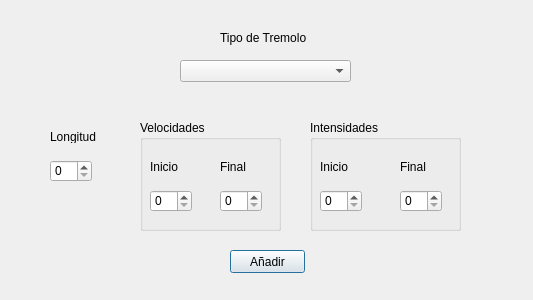
<?xml version="1.0" encoding="UTF-8"?>
<ui version="4.0">
 <class>TremoloDialog</class>
 <widget class="QDialog" name="TremoloDialog">
  <property name="geometry">
   <rect>
    <x>0</x>
    <y>0</y>
    <width>533</width>
    <height>300</height>
   </rect>
  </property>
  <property name="windowTitle">
   <string>TremoloDialog</string>
  </property>
  <widget class="QComboBox" name="comboBox">
   <property name="geometry">
    <rect>
     <x>180</x>
     <y>60</y>
     <width>171</width>
     <height>22</height>
    </rect>
   </property>
  </widget>
  <widget class="QLabel" name="label">
   <property name="geometry">
    <rect>
     <x>220</x>
     <y>30</y>
     <width>131</width>
     <height>16</height>
    </rect>
   </property>
   <property name="text">
    <string>Tipo de Tremolo</string>
   </property>
  </widget>
  <widget class="QPushButton" name="pushButton">
   <property name="geometry">
    <rect>
     <x>230</x>
     <y>250</y>
     <width>75</width>
     <height>23</height>
    </rect>
   </property>
   <property name="text">
    <string>Añadir</string>
   </property>
  </widget>
  <widget class="QSpinBox" name="spinBox">
   <property name="geometry">
    <rect>
     <x>50</x>
     <y>160</y>
     <width>42</width>
     <height>22</height>
    </rect>
   </property>
  </widget>
  <widget class="QGroupBox" name="groupBox">
   <property name="geometry">
    <rect>
     <x>140</x>
     <y>120</y>
     <width>141</width>
     <height>111</height>
    </rect>
   </property>
   <property name="title">
    <string>Velocidades</string>
   </property>
   <widget class="QSpinBox" name="spinBox_2">
    <property name="geometry">
     <rect>
      <x>10</x>
      <y>70</y>
      <width>42</width>
      <height>22</height>
     </rect>
    </property>
   </widget>
   <widget class="QSpinBox" name="spinBox_3">
    <property name="geometry">
     <rect>
      <x>80</x>
      <y>70</y>
      <width>42</width>
      <height>22</height>
     </rect>
    </property>
   </widget>
   <widget class="QLabel" name="label_2">
    <property name="geometry">
     <rect>
      <x>10</x>
      <y>40</y>
      <width>47</width>
      <height>13</height>
     </rect>
    </property>
    <property name="text">
     <string>Inicio</string>
    </property>
   </widget>
   <widget class="QLabel" name="label_3">
    <property name="geometry">
     <rect>
      <x>80</x>
      <y>40</y>
      <width>47</width>
      <height>13</height>
     </rect>
    </property>
    <property name="text">
     <string>Final</string>
    </property>
   </widget>
  </widget>
  <widget class="QGroupBox" name="groupBox_2">
   <property name="geometry">
    <rect>
     <x>310</x>
     <y>120</y>
     <width>151</width>
     <height>111</height>
    </rect>
   </property>
   <property name="title">
    <string>Intensidades</string>
   </property>
   <widget class="QSpinBox" name="spinBox_4">
    <property name="geometry">
     <rect>
      <x>10</x>
      <y>70</y>
      <width>42</width>
      <height>22</height>
     </rect>
    </property>
   </widget>
   <widget class="QSpinBox" name="spinBox_5">
    <property name="geometry">
     <rect>
      <x>90</x>
      <y>70</y>
      <width>42</width>
      <height>22</height>
     </rect>
    </property>
   </widget>
   <widget class="QLabel" name="label_4">
    <property name="geometry">
     <rect>
      <x>10</x>
      <y>40</y>
      <width>47</width>
      <height>13</height>
     </rect>
    </property>
    <property name="text">
     <string>Inicio</string>
    </property>
   </widget>
   <widget class="QLabel" name="label_5">
    <property name="geometry">
     <rect>
      <x>90</x>
      <y>40</y>
      <width>47</width>
      <height>13</height>
     </rect>
    </property>
    <property name="text">
     <string>Final</string>
    </property>
   </widget>
  </widget>
  <widget class="QLabel" name="label_6">
   <property name="geometry">
    <rect>
     <x>50</x>
     <y>130</y>
     <width>47</width>
     <height>13</height>
    </rect>
   </property>
   <property name="text">
    <string>Longitud</string>
   </property>
  </widget>
  <zorder>groupBox_2</zorder>
  <zorder>groupBox</zorder>
  <zorder>comboBox</zorder>
  <zorder>label</zorder>
  <zorder>pushButton</zorder>
  <zorder>spinBox</zorder>
  <zorder>label_6</zorder>
 </widget>
 <layoutdefault spacing="6" margin="11"/>
 <resources/>
 <connections/>
</ui>
